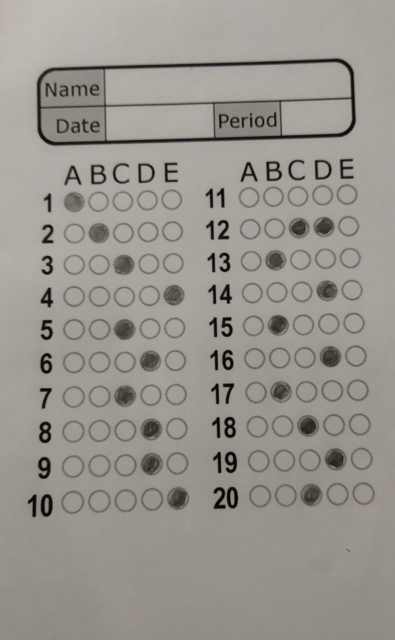
#> input picture BubbleSheetTests/test11.jpg, 790 x 1280 px (shown at 1/2 size)
$ jupyter execute --allow-errors 'Bubble Sheet.ipynb'
#> lines starting #> are read from the running program, lines starting #| are printed output that depends on the picture; after the words box and inside, x2 and y2 are one past the last pixel; in counts of white or black regions, pixels touching at a corner belong together
[cell 1]
#imports
import cv2
import numpy as np
import sys

import matplotlib.pyplot as plt
import matplotlib.image as mpimg
import numpy as np
from skimage.color import rgb2gray
from skimage.filters import median,threshold_otsu
from skimage.morphology import binary_closing,binary_opening
from skimage.feature import canny
from skimage.measure import find_contours
from sklearn.cluster import KMeans
import skimage.io as io
import numpy as np
import random
from skimage import data, exposure, img_as_float
import xlwt
from xlwt import Workbook

[cell 2]
#detect shape of contours
def detect(c):
        # initialize the shape name and approximate the contour
        shape = "unidentified"
        peri = cv2.arcLength(c, True)
        approx = cv2.approxPolyDP(c, 0.02 * peri, True)
        (x, y, w, h) = cv2.boundingRect(approx)
        ar = w / float(h)
        # if the shape is a triangle, it will have 3 vertices
        if len(approx) == 3:
            shape = "triangle"
        # if the shape has 4 vertices, it is either a square or
        # a rectangle

        elif len(approx) == 4:
            # compute the bounding box of the contour and use the
            # bounding box to compute the aspect ratio

            # a square will have an aspect ratio that is approximately
            # equal to one, otherwise, the shape is a rectangle
            shape = "square" if ar >= 0.95 and ar <= 1.05 else "rectangle"
        # if the shape is a pentagon, it will have 5 vertices
        elif len(approx) == 5:
            shape = "circle"
        # otherwise, we assume the shape is a circle
        else:
            shape = "circle"
        # return the name of the shape
        return shape

[cell 3]
#show image
def show_images(images,titles=None):
    #This function is used to show image(s) with titles by sending an array of images and an array of associated titles.
    # images[0] will be drawn with the title titles[0] if exists
    n_ims = len(images)
    if titles is None: titles = ['(%d)' % i for i in range(1,n_ims + 1)]
    fig = plt.figure()
    n = 1
    for image,title in zip(images,titles):
        a = fig.add_subplot(1,n_ims,n)
        if image.ndim == 2:
            plt.gray()
        plt.imshow(image)
        a.set_title(title)
        n += 1
    fig.set_size_inches(np.array(fig.get_size_inches()) * n_ims)
    plt.show()

[cell 4]
#read image
path ="BubbleSheetTests/test11.jpg"
img = cv2.imread(path)
#> img is the input picture: shape (1280, 790, 3); mean B, G, R 142.3, 148.8, 152.8
dim=(700,700)
image =img.copy()

[cell 5]
def GrayScaleImage(img):
    #convert image to gray image
    imgGray=cv2.cvtColor(img,cv2.COLOR_BGR2GRAY)
    show_images([imgGray],["Gray Image"])
    return imgGray

[cell 6]
def BluringImage(imgGray):
    # kernal size(3,3) & sigma = 1
    # may think again in img bluring
    imgBlur =cv2.GaussianBlur(imgGray,(3,3),1)
    show_images([imgBlur],["Image Bluring"])
    return imgBlur

[cell 7]
def GraytoBinary(imgBlur):
    #BI-MODEL THRESHOLDING using two peaks
    BinaryImage = cv2.adaptiveThreshold(imgBlur,255,cv2.ADAPTIVE_THRESH_GAUSSIAN_C,\
                cv2.THRESH_BINARY_INV,33,5)
    show_images([BinaryImage],["Binary Image"])
    return BinaryImage

[cell 8]
def allContours(img ,BinaryImage):
    #get contours in image
    cnts ,hierarchy  = cv2.findContours(BinaryImage.copy(), cv2.RETR_EXTERNAL, cv2.CHAIN_APPROX_SIMPLE)
    image= img.copy()
    # loop over the contour
    charsAndShapes =[]
    hierarchyShape= []

    for c in cnts:

        shape = detect(c)

        if shape!='rectangle' and shape !='square':
        #if shape in not rect or square => so assume chars and circle
            charsAndShapes.append(c)

        else:
             cv2.drawContours(image, [c], -1, (0, 255, 0), 1)

         # show the output image

    show_images([image],["Image"])
    return charsAndShapes

[cell 9]
def charandCircles(img,BinaryImage,charsAndShapes):
    new_image= img.copy()
    circles=[]
    maskimage= np.zeros(BinaryImage.shape, dtype='uint8')
    #now i just have circles and chars
    for c in charsAndShapes:
        (x1, y1, w, h) = cv2.boundingRect(c)
        ar = w / float(h)
        # loop on contours if aspect ratio in accepted range so it circle
        if ar >= 0.75 and ar <= 1.4 :
            circles.append(c)
            # draw image with circle conoturs
            maskimage  [y1:y1+h, x1:x1+w] = BinaryImage[y1:y1+h, x1:x1+w]
            cv2.drawContours(new_image, [c], -1, (0, 255, 0), 1)
    show_images([new_image ,maskimage],["Image" ,"masked"])
    print(len(circles))
    return circles,maskimage

[cell 10]
# [13 lines left out: function ClosingCircles, not called in this run]

[cell 11]
def Circle(img,BinaryImage,circles):
    test_image= img.copy()
    mask = np.zeros(BinaryImage.shape, dtype='uint8')

    areas =[]
    reminder =[]
    questionCnts =[]
    (xmin,ymin),r =cv2.minEnclosingCircle(circles[0])
    for c in circles:
        x,y,w,h = cv2.boundingRect(c)
#         print("X"+ str(x)+" ,Y"+str(y))
        #store area of all contours
        areas.append(w*h)
    areas = np.float32(areas)
    # Define criteria = ( type, max_iter = 10 , epsilon = 1.0 )
    criteria = (cv2.TERM_CRITERIA_EPS + cv2.TERM_CRITERIA_MAX_ITER, 5, 1.0)
    # Set flags (Just to avoid line break in the code)
    flags = cv2.KMEANS_RANDOM_CENTERS
    # Apply KMeans to clutser areas into 2 clutsers one for rows ,another for oultiers
    compactness,labels,centers = cv2.kmeans(areas,2,None,criteria,10,flags)
    A = areas[labels.ravel()==0]
    B = areas[labels.ravel()==1]

    for i in range (0 ,len(circles)):
        if len(A)> len(B):
            if labels[i]==0:
                questionCnts.append(circles[i])
        else:
            if labels[i]==1:
                questionCnts.append(circles[i])
    print(len(questionCnts))
     #some of contours may be repeated so just take it onece
     #this funnction needs to improve
    reminder.append(questionCnts[0])
    for c in   questionCnts:
        (x,y),radius = cv2.minEnclosingCircle(c)
        center = (int(x),int(y))
        if ( abs(x- xmin))>20 :
                reminder.append(c)
                xmin =x
#             else:
#                 ymin =y


    print(len(reminder))
    for c in reminder:
            x,y,w,h = cv2.boundingRect(c)
            cv2.drawContours(test_image, [c], -1, (0, 255, 0), 2)
            mask[y:y+h, x:x+w] = BinaryImage[y:y+h, x:x+w]

    print(len(questionCnts))
    show_images([mask , test_image],["Image" ,"Test Image"])
    return mask,reminder

[cell 12]
def rows(maskimage,img,cluster=False):
    kernel = np.ones((1, 3), np.uint8)
    #apply high dilation on rows
    newmask2=cv2.dilate(maskimage, kernel, iterations=15)
    show_images([newmask2],["Image"])
    # get conotours of this high dilated image
    cnts ,hierarchy  = cv2.findContours(newmask2.copy(), cv2.RETR_EXTERNAL, cv2.CHAIN_APPROX_SIMPLE)
    if not cluster:
        return len(cnts)
    else:
        areas= []
        for c in cnts:
            x,y,w,h = cv2.boundingRect(c)
            #store area of all contours
            areas.append(w*h)
        areas = np.float32(areas)
        # Define criteria = ( type, max_iter = 10 , epsilon = 1.0 )
        criteria = (cv2.TERM_CRITERIA_EPS + cv2.TERM_CRITERIA_MAX_ITER, 5, 1.0)
        # Set flags (Just to avoid line break in the code)
        flags = cv2.KMEANS_RANDOM_CENTERS
        # Apply KMeans to clutser areas into 2 clutsers one for rows ,another for oultiers
        compactness,labels,centers = cv2.kmeans(areas,2,None,criteria,10,flags)
        A = areas[labels.ravel()==0]
        B = areas[labels.ravel()==1]

        if len(A)> len(B):
            return len(A)
        return len(B)

    #ROWS ARE DONE

[cell 13]
def columns(maskimage,img,cluster=False):
    newkernel = np.ones((3, 1), np.uint8)
    #apply high dilation on image
    newmask3=cv2.dilate(maskimage, newkernel, iterations=15)
    # get contours of image
    cnts ,hierarchy  = cv2.findContours(newmask3.copy(), cv2.RETR_EXTERNAL, cv2.CHAIN_APPROX_SIMPLE)
    show_images([newmask3],["Image"])
    if not cluster:
        return len(cnts)
    else:
        areas= []
        for c in cnts:
            x,y,w,h = cv2.boundingRect(c)
            #store area of all contours
            areas.append(w*h)
        areas = np.float32(areas)
        # Define criteria = ( type, max_iter = 10 , epsilon = 1.0 )
        criteria = (cv2.TERM_CRITERIA_EPS + cv2.TERM_CRITERIA_MAX_ITER, 5, 1.0)
        # Set flags (Just to avoid line break in the code)
        flags = cv2.KMEANS_RANDOM_CENTERS
        # Apply KMeans to clutser areas into 2 clutsers one for rows ,another for oultiers
        compactness,labels,centers = cv2.kmeans(areas,2,None,criteria,10,flags)
        A = areas[labels.ravel()==0]
        B = areas[labels.ravel()==1]

        if len(A)> len(B):
            return len(A)
        return len(B)

[cell 14]
def rows_sections(maskimage,img,cluster=False):
    kernel = np.ones((1, 3), np.uint8)
    #apply high dilation on rows
    newmask2=cv2.dilate(maskimage, kernel, iterations=60)
    show_images([newmask2],["Image"])
    # get conotours of this high dilated image
    cnts ,hierarchy  = cv2.findContours(newmask2.copy(), cv2.RETR_EXTERNAL, cv2.CHAIN_APPROX_SIMPLE)
    if not cluster:
        return len(cnts)
    else:
        areas= []
        for c in cnts:
            x,y,w,h = cv2.boundingRect(c)
            #store area of all contours
            areas.append(w*h)
        areas = np.float32(areas)
        # Define criteria = ( type, max_iter = 10 , epsilon = 1.0 )
        criteria = (cv2.TERM_CRITERIA_EPS + cv2.TERM_CRITERIA_MAX_ITER, 5, 1.0)
        # Set flags (Just to avoid line break in the code)
        flags = cv2.KMEANS_RANDOM_CENTERS
        # Apply KMeans to clutser areas into 2 clutsers one for rows ,another for oultiers
        compactness,labels,centers = cv2.kmeans(areas,2,None,criteria,10,flags)
        A = areas[labels.ravel()==0]
        B = areas[labels.ravel()==1]

        if len(A)> len(B):
            return len(A)
        return len(B)

[cell 15]
def columns_sections(maskimage,img,cluster=False):
    kernel = np.ones((4, 1), np.uint8)
    #apply high dilation on rows
    newmask2=cv2.dilate(maskimage, kernel, iterations=20)
    show_images([newmask2],["Image"])
    # get conotours of this high dilated image
    cnts ,hierarchy  = cv2.findContours(newmask2.copy(), cv2.RETR_EXTERNAL, cv2.CHAIN_APPROX_SIMPLE)
    if not cluster:
        return len(cnts)
    else:
        areas= []
        for c in cnts:
            x,y,w,h = cv2.boundingRect(c)
            #store area of all contours
            areas.append(w*h)
        areas = np.float32(areas)
        # Define criteria = ( type, max_iter = 10 , epsilon = 1.0 )
        criteria = (cv2.TERM_CRITERIA_EPS + cv2.TERM_CRITERIA_MAX_ITER, 5, 1.0)
        # Set flags (Just to avoid line break in the code)
        flags = cv2.KMEANS_RANDOM_CENTERS
        # Apply KMeans to clutser areas into 2 clutsers one for rows ,another for oultiers
        compactness,labels,centers = cv2.kmeans(areas,2,None,criteria,10,flags)
        A = areas[labels.ravel()==0]
        B = areas[labels.ravel()==1]

        if len(A)> len(B):
            return len(A)
        return len(B)

[cell 16]
def sort_contours(circles,reminder):
    questions =[]
    for c in circles:
        for r in reminder:
            (x, y, w, h) = cv2.boundingRect(c)
            (x1, y1, w1, h1) = cv2.boundingRect(r)
            if x==x1 and y==y1 and h==h1 and w==w1:
                questions.append(c)
                break
    return questions

[cell 17]
imgGray = GrayScaleImage(img)
#> in show_images, `n_ims = len(images)`: n_ims = 1
#> the loop in show_images, `for image,title in zip(images,titles):` made 1 pass
#> (title, n) on pass 1: ('Gray Image', 2)
#> after the loop in show_images, `for image,title in zip(images,titles):`: n = 2

[cell 18]
imgBlur = BluringImage(imgGray)
#> the loop in show_images (call 2), `for image,title in zip(images,titles):` made 1 pass

[cell 19]
BinaryImage=GraytoBinary(imgBlur)
#> in GraytoBinary, `BinaryImage = cv2.adaptiveThreshold(imgBlur,255,cv2.ADAPTIVE_THRESH_GA..`:
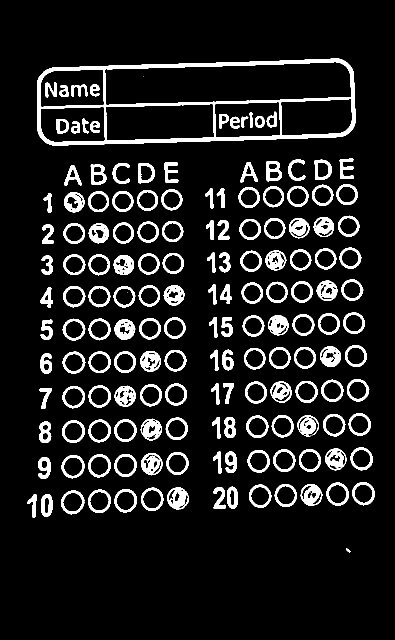
#> BinaryImage: shape (1280, 790) (shown at 1/2 size); 10.5% white; 160 white regions (2 under 20 px)

[cell 20]
charsAndShapes=allContours(img,BinaryImage)
#> in allContours, `cnts ,hierarchy  = cv2.findContours(BinaryImage.copy(), cv2.RETR_EXTER..`: cnts = 144 contours, 1 with area under 20; largest, box (x1, y1, x2, y2) and area: (74, 117, 712, 291) 97761, (122, 981, 169, 1029) 1666, (176, 979, 222, 1026) 1626, (123, 910, 169, 957) 1612, (229, 978, 274, 1025) 1604
#> the loop in allContours, `for c in cnts: ` made 144 passes
#> (peri in detect, x in detect, y in detect, w in detect, h in detect, ar in detect) on passes 1 to 8: (24.97, 692, 1096, 9, 9, 1), (124.5, 55, 989, 18, 46, 0.391), (117, 82, 988, 23, 46, 0.5), (155.8, 122, 981, 47, 48, 0.979), (151, 176, 979, 46, 47, 0.979), (149.5, 229, 978, 45, 47, 0.957), (149.5, 282, 975, 45, 47, 0.957), (175.4, 427, 975, 24, 43, 0.558)
#> after the loop in allContours, `for c in cnts:`:
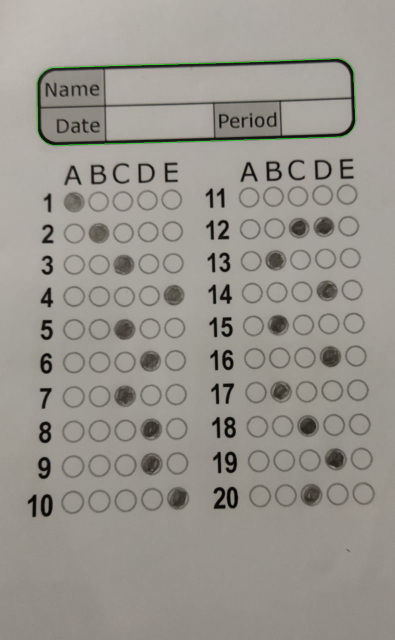
#> image: shape (1280, 790, 3) (shown at 1/2 size); 0.15% of pixels changed, all inside (x1, y1, x2, y2) = (74, 117, 712, 291)
#> after the loop in allContours, `for c in cnts:`: charsAndShapes = 143 contours, 1 with area under 20; largest, box (x1, y1, x2, y2) and area: (122, 981, 169, 1029) 1666, (176, 979, 222, 1026) 1626, (123, 910, 169, 957) 1612, (229, 978, 274, 1025) 1604, (282, 975, 327, 1022) 1582

[cell 21]
circles,maskimage=charandCircles(img,BinaryImage,charsAndShapes)
#> the loop in charandCircles, `for c in charsAndShapes:` made 143 passes
#> (x1, y1, w, h, ar) on passes 1 to 8: (692, 1096, 9, 9, 1), (55, 989, 18, 46, 0.391), (82, 988, 23, 46, 0.5), (122, 981, 47, 48, 0.979), (176, 979, 46, 47, 0.979), (229, 978, 45, 47, 0.957), (282, 975, 45, 47, 0.957), (427, 974, 24, 44, 0.545)
#> after the loop in charandCircles, `for c in charsAndShapes:`:
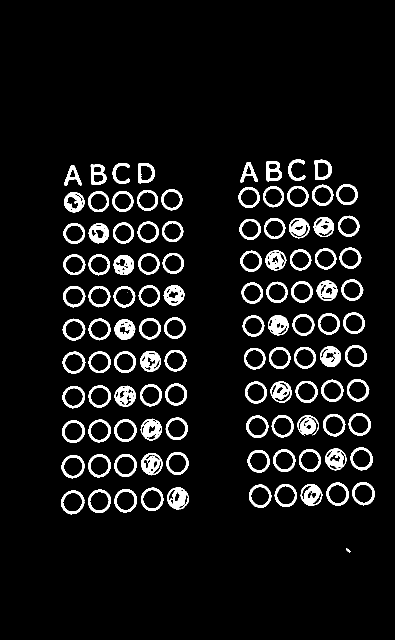
#> maskimage: shape (1280, 790) (shown at 1/2 size); 7.1% white; 111 white regions (2 under 20 px), largest, box (x1, y1, x2, y2) and area: (334, 974, 378, 1019) 1105, (282, 906, 325, 951) 1072, (640, 692, 682, 734) 1070
#> after the loop in charandCircles, `for c in charsAndShapes:`:
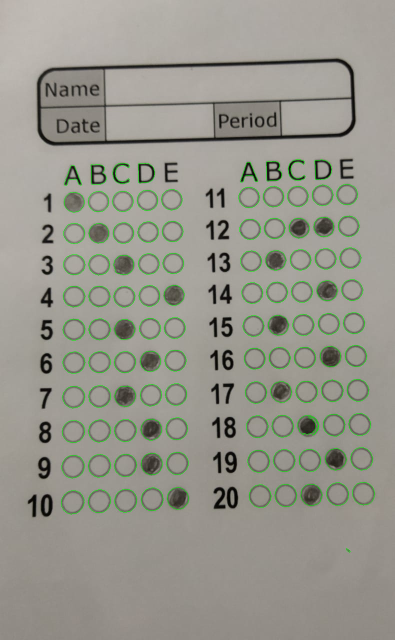
#> new_image: shape (1280, 790, 3) (shown at 1/2 size); 1.31% of pixels changed, all inside (x1, y1, x2, y2) = (122, 319, 750, 1105)
#| 109

[cell 22]
mask,reminder=Circle(img,maskimage,circles)
#> the loop in Circle, `for c in circles:` made 109 passes
#> the loop in Circle, `for i in range (0 ,len(circles)):` made 109 passes
#| 100
#> the loop in Circle, `for c in   questionCnts:` made 100 passes
#| 101
#> the loop in Circle, `for c in reminder:` made 101 passes
#> after the loop in Circle, `for c in reminder:`:
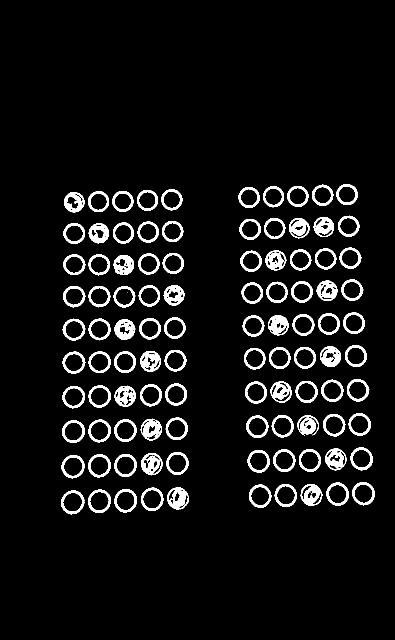
#> mask: shape (1280, 790) (shown at 1/2 size); 6.6% white; 102 white regions (2 under 20 px), largest, box (x1, y1, x2, y2) and area: (334, 974, 378, 1019) 1105, (282, 906, 325, 951) 1072, (640, 692, 682, 734) 1070
#> after the loop in Circle, `for c in reminder:`:
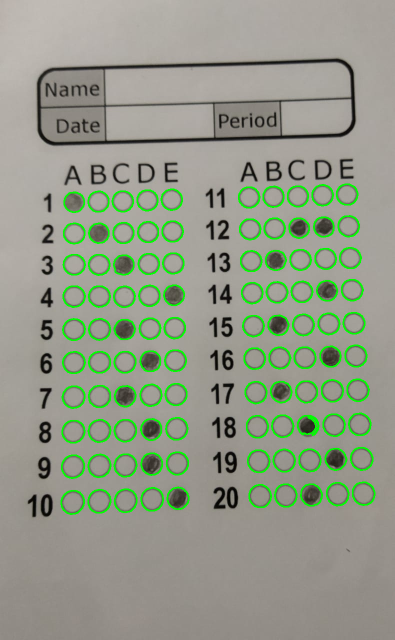
#> test_image: shape (1280, 790, 3) (shown at 1/2 size); 4.58% of pixels changed, all inside (x1, y1, x2, y2) = (121, 367, 751, 1030)
#| 100

[cell 23]
reminder=sort_contours(circles,reminder)
#> the loop in sort_contours, `for c in circles:` made 109 passes

[cell 24]
print(len(reminder))
#| 100

[cell 25]
rows_number = rows(mask,img)
#> in rows, `newmask2=cv2.dilate(maskimage, kernel, iterations=15)`:
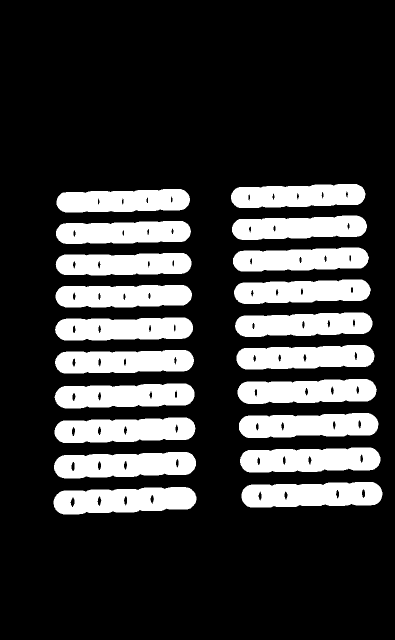
#> newmask2: shape (1280, 790) (shown at 1/2 size); 22.2% white; 20 white regions, largest, box (x1, y1, x2, y2) and area: (107, 974, 393, 1029) 12356, (108, 904, 392, 957) 12162, (483, 964, 765, 1015) 12073
print(rows_number)
#| 20

[cell 26]
columns_number =columns(mask,img)
#> in columns, `newmask3=cv2.dilate(maskimage, newkernel, iterations=15)`:
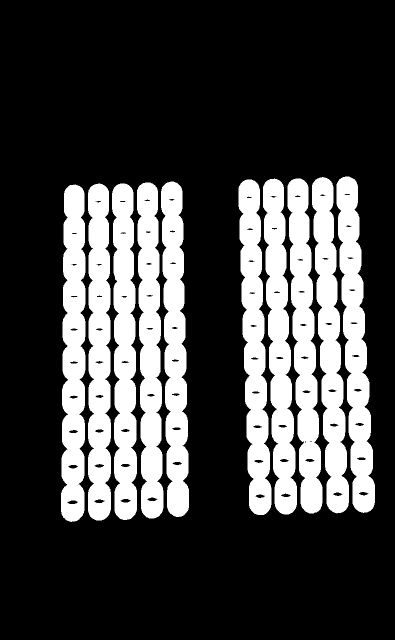
#> newmask3: shape (1280, 790) (shown at 1/2 size); 26.2% white; 10 white regions, largest, box (x1, y1, x2, y2) and area: (122, 369, 171, 1044) 27287, (673, 353, 750, 1026) 26791, (176, 367, 222, 1041) 26742
print(columns_number)
#| 10

[cell 27]
row_per_section =rows_sections(mask,img)
#> in rows_sections, `newmask2=cv2.dilate(maskimage, kernel, iterations=60)`:
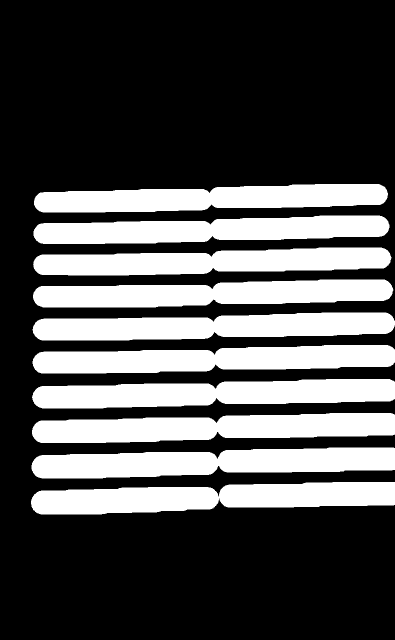
#> newmask2: shape (1280, 790) (shown at 1/2 size); 31.3% white; 10 white regions, largest, box (x1, y1, x2, y2) and area: (62, 964, 790, 1029) 34102, (63, 895, 790, 957) 33575, (64, 826, 790, 886) 32871
print(row_per_section)
#| 10
#> (the rest of the program and of its run is left out)
